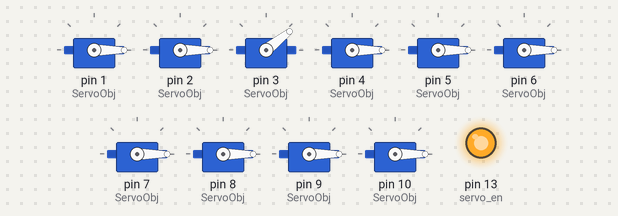
A sketch run on a simulated Arduino Uno, built with avr-gcc and run on an emulated ATmega328P. Shown: 10 × servo, output pins drawn as LEDs (lit = HIGH).

Above: at 0.15 s.
At 4.05 s:
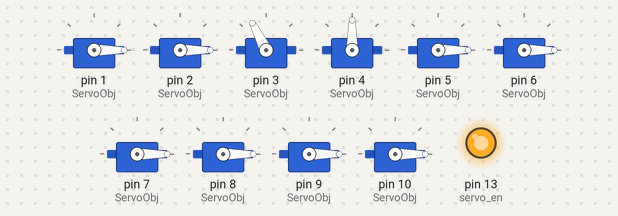
At 9.46 s:
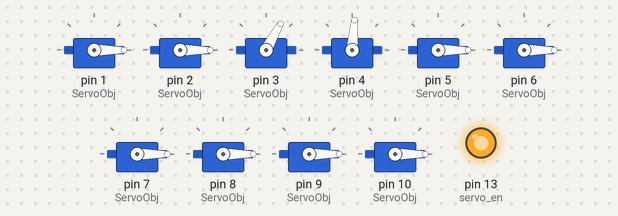
At 19.7 s:
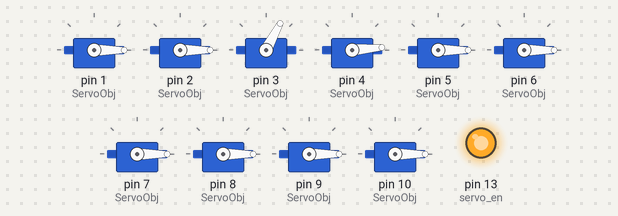
At 29.94 s:
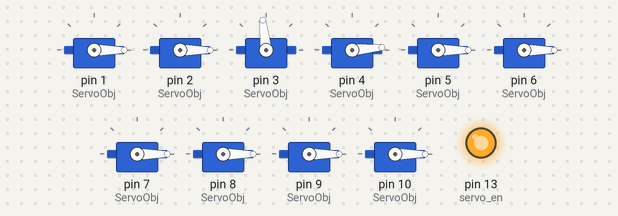
At 39.57 s:
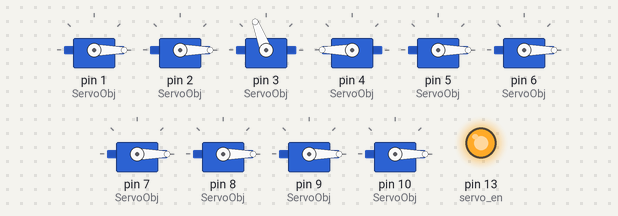
Timing chart, 0 to 40.0 s (numbered marks = the images above):
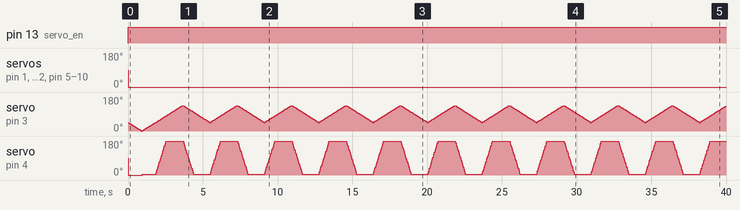

Measured:
- by itself, pin 13 (servo_en): LOW → HIGH at 0.02 s
- by itself, servo on pin 1 (ServoObj), servo on pin 2 (ServoObj), servo on pin 5 (ServoObj), servo on pin 6 (ServoObj), servo on pin 7 (ServoObj), servo on pin 8 (ServoObj), servo on pin 9 (ServoObj), servo on pin 10 (ServoObj): 90° → 0° at 0.02 s

The sketch:

DroidCore.ino
```cpp
#include <Servo.h>

#define INIT_POSE 0

struct Actuator//Servo Object Wrapper Declaration
{
  Servo  ServoObj;
  byte   CurrentPosition;
  byte   Speed;
};

Actuator ServoActuator[10];//delcare 10 Servo Motor Object

//global variable
byte CurrentStep;
byte FramePosition[10] = {0,0,0,0,0,0,0,0,0,0};//buffer to store action frame position
int  StepSize,i;
unsigned short FrameFinish, Flag;//16-bits flag to check servo status

int servo_en = 13;

unsigned long ServoTimer;

void setup()
{
  StepSize = 1;

  pinMode(servo_en, OUTPUT);
  digitalWrite(servo_en, LOW);

  ServoActuator[0].ServoObj.attach(1);
  ServoActuator[1].ServoObj.attach(2);
  ServoActuator[2].ServoObj.attach(3);
  ServoActuator[3].ServoObj.attach(4);
  ServoActuator[4].ServoObj.attach(5);
  ServoActuator[5].ServoObj.attach(6);
  ServoActuator[6].ServoObj.attach(7);
  ServoActuator[7].ServoObj.attach(8);
  ServoActuator[8].ServoObj.attach(9);
  ServoActuator[9].ServoObj.attach(10);

  ServoActuator[2].CurrentPosition = 45;
  ServoActuator[2].ServoObj.write(ServoActuator[2].CurrentPosition);
  ServoActuator[3].Speed = 5;
  ServoActuator[2].Speed = 1;
  //action(INIT_POSE);//Make droid initial pose
  FrameFinish = 0x000;
  ServoTimer = millis();
}

void loop()
{
  action(1);
}

void action(byte action_number)
{
  int MotorStatus;

  if((millis() - ServoTimer) >= 20)
  {

    for(i=0; i<10; i++)
    {
      digitalWrite(servo_en, HIGH);
      MotorStatus = Move(i,FramePosition[i]);
      if((MotorStatus == 0))
      {
        FrameFinish = (FrameFinish | (0x1<<i));
      }
    }
    ServoTimer = millis();
    if(FrameFinish == 0x3FF)
    {
      FrameFinish = 0x000;
      UpdatePosition();
    }
  }
}

void UpdatePosition()
{

  static boolean p = true;
  if(p)
  {
    FramePosition[2] = 45;
    FramePosition[3] = 5;
    p = false;
  }
  else
  {
    FramePosition[2] = 135;
    FramePosition[3] = 180;
    p = true;
  }
}

int Move(byte channel, byte target)
{
 int newIcrement = 0;
 newIcrement = IncrementCal(ServoActuator[channel].CurrentPosition, target, ServoActuator[channel].Speed);
 ServoActuator[channel].CurrentPosition += newIcrement;
 ServoActuator[channel].ServoObj.write(ServoActuator[channel].CurrentPosition);
 return newIcrement;
}

int IncrementCal(byte CurrentPos, byte TargetPos, byte Speed)
{
 static int check = 0;
 static int IncResult = 0;
 check = CurrentPos-TargetPos;
 if((check>=(-Speed))&check<0)
   IncResult = -check;
 else if((check<Speed)&check<0)
   IncResult = Speed;

 if((check<=Speed)&check>0)
   IncResult = -check;
 else if((check>Speed)&check>0)
   IncResult = -Speed;

 if(check==0)
   IncResult = 0;

 return IncResult;
}
```
